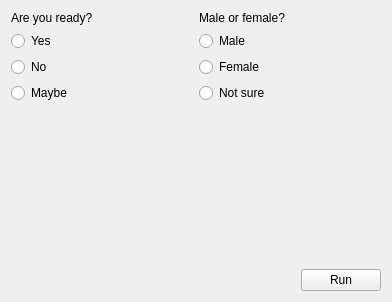
<?xml version="1.0" encoding="UTF-8"?>
<ui version="4.0">
 <class>GRadioButtonView</class>
 <widget class="QWidget" name="GRadioButtonView">
  <property name="geometry">
   <rect>
    <x>0</x>
    <y>0</y>
    <width>392</width>
    <height>302</height>
   </rect>
  </property>
  <property name="windowTitle">
   <string>GRadioButtonView</string>
  </property>
  <layout class="QGridLayout" name="gridLayout">
   <item row="0" column="1">
    <layout class="QVBoxLayout" name="verticalLayout_2">
     <item>
      <widget class="QLabel" name="m_title2">
       <property name="text">
        <string>Male or female?</string>
       </property>
      </widget>
     </item>
     <item>
      <widget class="QRadioButton" name="m_male">
       <property name="cursor">
        <cursorShape>PointingHandCursor</cursorShape>
       </property>
       <property name="text">
        <string>Male</string>
       </property>
      </widget>
     </item>
     <item>
      <widget class="QRadioButton" name="m_female">
       <property name="cursor">
        <cursorShape>PointingHandCursor</cursorShape>
       </property>
       <property name="text">
        <string>Female</string>
       </property>
      </widget>
     </item>
     <item>
      <widget class="QRadioButton" name="m_notSure">
       <property name="cursor">
        <cursorShape>PointingHandCursor</cursorShape>
       </property>
       <property name="text">
        <string>Not sure</string>
       </property>
      </widget>
     </item>
    </layout>
   </item>
   <item row="0" column="0">
    <layout class="QVBoxLayout" name="verticalLayout">
     <item>
      <widget class="QLabel" name="m_title">
       <property name="text">
        <string>Are you ready?</string>
       </property>
      </widget>
     </item>
     <item>
      <widget class="QRadioButton" name="m_yes">
       <property name="cursor">
        <cursorShape>PointingHandCursor</cursorShape>
       </property>
       <property name="text">
        <string>Yes</string>
       </property>
      </widget>
     </item>
     <item>
      <widget class="QRadioButton" name="m_no">
       <property name="cursor">
        <cursorShape>PointingHandCursor</cursorShape>
       </property>
       <property name="text">
        <string>No</string>
       </property>
      </widget>
     </item>
     <item>
      <widget class="QRadioButton" name="m_maybe">
       <property name="cursor">
        <cursorShape>PointingHandCursor</cursorShape>
       </property>
       <property name="text">
        <string>Maybe</string>
       </property>
      </widget>
     </item>
    </layout>
   </item>
   <item row="3" column="0" colspan="2">
    <layout class="QHBoxLayout" name="horizontalLayout">
     <item>
      <spacer name="horizontalSpacer">
       <property name="orientation">
        <enum>Qt::Horizontal</enum>
       </property>
       <property name="sizeHint" stdset="0">
        <size>
         <width>40</width>
         <height>20</height>
        </size>
       </property>
      </spacer>
     </item>
     <item>
      <widget class="QPushButton" name="m_run">
       <property name="cursor">
        <cursorShape>PointingHandCursor</cursorShape>
       </property>
       <property name="text">
        <string>Run</string>
       </property>
      </widget>
     </item>
    </layout>
   </item>
   <item row="1" column="0" colspan="2">
    <spacer name="verticalSpacer">
     <property name="orientation">
      <enum>Qt::Vertical</enum>
     </property>
     <property name="sizeHint" stdset="0">
      <size>
       <width>20</width>
       <height>250</height>
      </size>
     </property>
    </spacer>
   </item>
  </layout>
  <zorder>radioButton</zorder>
  <zorder>m_yes</zorder>
  <zorder>m_no</zorder>
  <zorder>m_maybe</zorder>
  <zorder>m_title</zorder>
  <zorder>layoutWidget</zorder>
  <zorder>m_title2</zorder>
  <zorder>verticalSpacer</zorder>
 </widget>
 <resources/>
 <connections/>
</ui>
